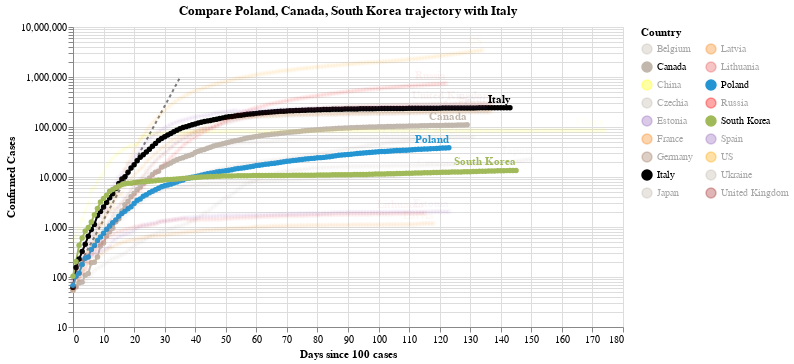

Source (notebook cell):
### Code cell
#hide_input
chart3 = make_since_chart(dff2, ['Poland', 'Canada', 'South Korea'], baseline_countries)
chart3

### Figure 1 — Vega-Lite specification as saved in the notebook (floating-point values rounded to 4 significant figures; data arrays with more than 128 entries replaced by an {"elided": "..."} marker saying what was removed)
{"config": {"view": {"continuousWidth": 400, "continuousHeight": 300}}, "layer": [{"data": {"name": "data-628230001892d6798b50651be41d1b3e"}, "mark": {"type": "line", "color": "black", "opacity": 0.5, "strokeDash": [3, 3]}, "encoding": {"x": {"type": "quantitative", "field": "Days since 100 cases"}, "y": {"type": "quantitative", "field": "Confirmed Cases"}}}, {"data": {"name": "data-d7082c4ddb33752e0b0c535cea8864a4"}, "mark": {"type": "line", "point": true}, "encoding": {"color": {"type": "nominal", "field": "Country", "legend": {"columns": 2}, "scale": {"domain": ["Belgium", "Canada", "China", "Czechia", "Estonia", "France", "Germany", "Italy", "Japan", "Latvia", "Lithuania", "Poland", "Russia", "South Korea", "Spain", "US", "Ukraine", "United Kingdom"], "range": ["#C1B7AD", "#C1B7AD", "yellow", "#C1B7AD", "#9467bd", "#F58518", "#9D755D", "black", "#C1B7AD", "#F58518", "#E45756", "#2495D3", "red", "#A1BA59", "#9467bd", "orange", "#C1B7AD", "brown"]}}, "opacity": {"condition": {"value": 1, "selection": "selector001"}, "value": 0.05}, "tooltip": [{"type": "nominal", "field": "Country"}, {"type": "temporal", "field": "Date"}, {"type": "quantitative", "field": "Confirmed Cases"}, {"type": "quantitative", "field": "Days since 100 cases"}], "x": {"type": "quantitative", "field": "Days since 100 cases"}, "y": {"type": "quantitative", "field": "Confirmed Cases", "scale": {"type": "log"}}}, "selection": {"selector001": {"type": "multi", "fields": ["Country"], "bind": "legend", "init": [{"Country": "Poland"}, {"Country": "Canada"}, {"Country": "South Korea"}, {"Country": "Italy"}]}}, "width": 550}, {"data": {"name": "data-d7082c4ddb33752e0b0c535cea8864a4"}, "mark": {"type": "text", "align": "right", "dy": -8, "fontWeight": "bold"}, "encoding": {"color": {"type": "nominal", "field": "Country", "legend": {"columns": 2}, "scale": {"domain": ["Belgium", "Canada", "China", "Czechia", "Estonia", "France", "Germany", "Italy", "Japan", "Latvia", "Lithuania", "Poland", "Russia", "South Korea", "Spain", "US", "Ukraine", "United Kingdom"], "range": ["#C1B7AD", "#C1B7AD", "yellow", "#C1B7AD", "#9467bd", "#F58518", "#9D755D", "black", "#C1B7AD", "#F58518", "#E45756", "#2495D3", "red", "#A1BA59", "#9467bd", "orange", "#C1B7AD", "brown"]}}, "opacity": {"condition": {"value": 1, "selection": "selector001"}, "value": 0.05}, "text": {"type": "nominal", "field": "Country"}, "tooltip": [{"type": "nominal", "field": "Country"}, {"type": "temporal", "field": "Date"}, {"type": "quantitative", "field": "Confirmed Cases"}, {"type": "quantitative", "field": "Days since 100 cases"}], "x": {"type": "quantitative", "field": "Days since 100 cases"}, "y": {"type": "quantitative", "field": "Confirmed Cases", "scale": {"type": "log"}}}, "transform": [{"filter": "(datum['Date'] >= 1594684800000)"}], "width": 550}], "title": "Compare Poland, Canada, South Korea trajectory with Italy", "$schema": "https://vega.github.io/schema/vega-lite/v4.0.2.json", "datasets": {"data-628230001892d6798b50651be41d1b3e": [{"Days since 100 cases": 0, "Confirmed Cases": 100.0}, {"Days since 100 cases": 1, "Confirmed Cases": 130.0}, {"Days since 100 cases": 2, "Confirmed Cases": 169.0}, {"Days since 100 cases": 3, "Confirmed Cases": 219.7}, {"Days since 100 cases": 4, "Confirmed Cases": 285.6}, {"Days since 100 cases": 5, "Confirmed Cases": 371.3}, {"Days since 100 cases": 6, "Confirmed Cases": 482.7}, {"Days since 100 cases": 7, "Confirmed Cases": 627.5}, {"Days since 100 cases": 8, "Confirmed Cases": 815.7}, {"Days since 100 cases": 9, "Confirmed Cases": 1060.0}, {"Days since 100 cases": 10, "Confirmed Cases": 1379.0}, {"Days since 100 cases": 11, "Confirmed Cases": 1792.0}, {"Days since 100 cases": 12, "Confirmed Cases": 2330.0}, {"Days since 100 cases": 13, "Confirmed Cases": 3029.0}, {"Days since 100 cases": 14, "Confirmed Cases": 3937.0}, {"Days since 100 cases": 15, "Confirmed Cases": 5119.0}, {"Days since 100 cases": 16, "Confirmed Cases": 6654.0}, {"Days since 100 cases": 17, "Confirmed Cases": 8650.0}, {"Days since 100 cases": 18, "Confirmed Cases": 11250.0}, {"Days since 100 cases": 19, "Confirmed Cases": 14620.0}, {"Days since 100 cases": 20, "Confirmed Cases": 19000.0}, {"Days since 100 cases": 21, "Confirmed Cases": 24710.0}, {"Days since 100 cases": 22, "Confirmed Cases": 32120.0}, {"Days since 100 cases": 23, "Confirmed Cases": 41750.0}, {"Days since 100 cases": 24, "Confirmed Cases": 54280.0}, {"Days since 100 cases": 25, "Confirmed Cases": 70560.0}, {"Days since 100 cases": 26, "Confirmed Cases": 91730.0}, {"Days since 100 cases": 27, "Confirmed Cases": 119300.0}, {"Days since 100 cases": 28, "Confirmed Cases": 155000.0}, {"Days since 100 cases": 29, "Confirmed Cases": 201500.0}, {"Days since 100 cases": 30, "Confirmed Cases": 262000.0}, {"Days since 100 cases": 31, "Confirmed Cases": 340600.0}, {"Days since 100 cases": 32, "Confirmed Cases": 442800.0}, {"Days since 100 cases": 33, "Confirmed Cases": 575600.0}, {"Days since 100 cases": 34, "Confirmed Cases": 748300.0}, {"Days since 100 cases": 35, "Confirmed Cases": 972800.0}], "data-d7082c4ddb33752e0b0c535cea8864a4": {"elided": "2409 records"}}}
